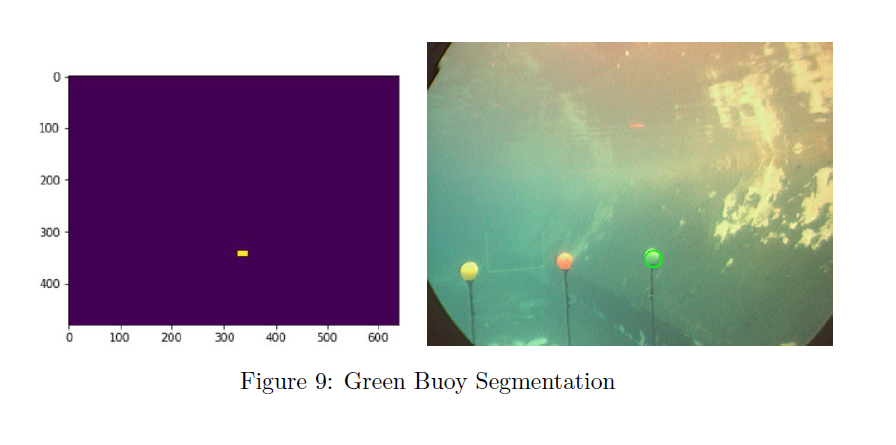
#> input picture Data/Sample.PNG, 896 x 445 px, given in place of detectbuoy.avi, which was not available
$ python yellowvideo.py
#> lines starting #> are read from the running program, lines starting #| are printed output that depends on the picture; after the words box and inside, x2 and y2 are one past the last pixel; in counts of white or black regions, pixels touching at a corner belong together; pictures that were not available may be replaced by others from this repository, and a replacement may not be noted
#!/usr/bin/env python3
# -*- coding: utf-8 -*-


import cv2
import numpy as np
from matplotlib import pyplot as plt
import os
import math

def gaussian(x, mu, sig):
    return ((1/(sig*math.sqrt(2*math.pi)))*np.exp(-np.power(x - mu, 2.) / (2 * np.power(sig, 2.))))

x=list(range(0, 256))

g1=gaussian(x,np.array([239.82]), np.array([2.53]))
g2=gaussian(x,np.array([221.93]), np.array([23.83]))
r2=gaussian(x, np.array([217.47]),np.array([29.43]))
r1=gaussian(x, np.array([230.01]),np.array([3.675]))
b1=gaussian(x, np.array([103.60]),np.array([18.64]))
b2=gaussian(x, np.array([164.96]),np.array([27.56]))

path=os.getcwd()+"/"+"detectbuoy.avi"
c=cv2.VideoCapture(path)
fourcc = cv2.VideoWriter_fourcc(*'MP4V')
out = cv2.VideoWriter('yellowDetection.mp4', fourcc, 15, (640, 480))

while (True):
    ret,image=c.read()
#> image is the input picture: shape (445, 896, 3); mean B, G, R 179.2, 174, 180.2
    if ret==False:
        break
    b,g,r=cv2.split(image)
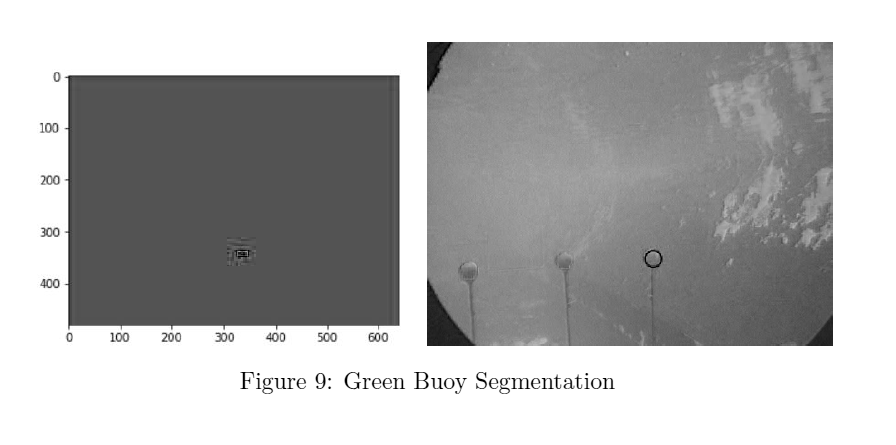
#> b: shape (445, 896); min 0, max 255, mean 179.2
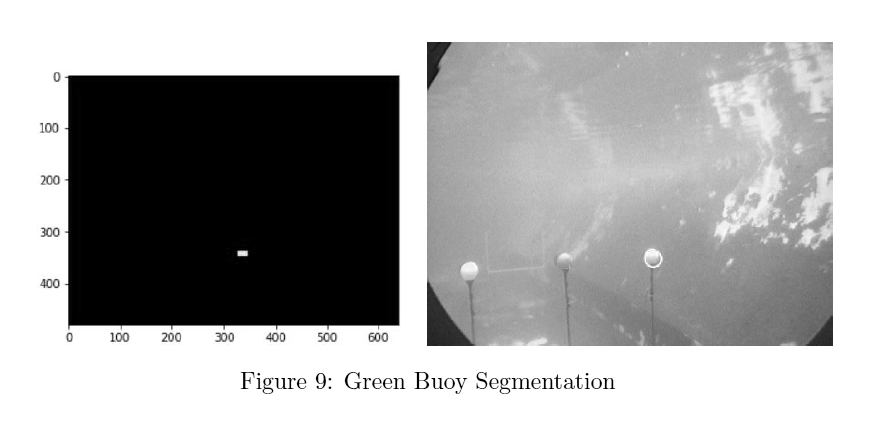
#> g: shape (445, 896); min 0, max 255, mean 174
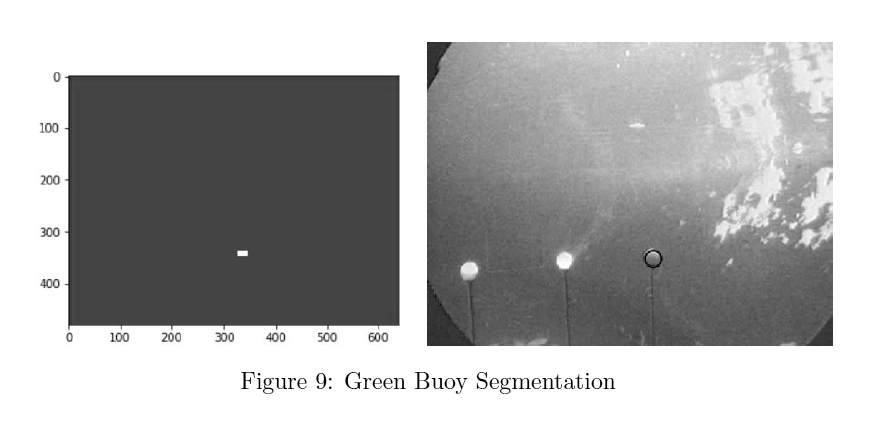
#> r: shape (445, 896); min 0, max 255, mean 180.2
    if ret == True:
        img_out3=np.zeros(g.shape, dtype = np.uint8)
        for index, v in np.ndenumerate(g):
                 av=int((int(v)+int(r[index]))/2)
                 if ( g1[v]>0.08) and (r1[r[index]] >0.04)  and (b1[b[index]]>0.01 ):
                            img_out3[index]=255
                 else:
                            img_out3[index]=0
#> this loop made 398720 passes
#> index on passes 1 to 3: (0, 0), (0, 1), (0, 2)
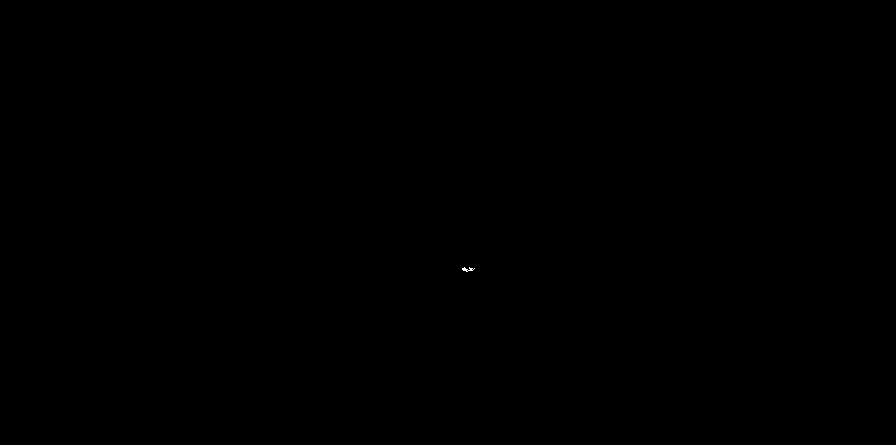
#> img_out3: shape (445, 896); 0.01% white in thin lines or dots, all inside (x1, y1, x2, y2) = (462, 267, 475, 272)
        ret, threshold3 = cv2.threshold(img_out3, 240, 255, cv2.THRESH_BINARY)
        kernel3 = np.ones((2,2),np.uint8)
        dilation3 = cv2.dilate(threshold3,kernel3,iterations =8)
#> dilation3: shape (445, 896); 0.06% white; 1 white region
        contours3, _= cv2.findContours(dilation3, cv2.RETR_LIST, cv2.CHAIN_APPROX_SIMPLE)
#> contours3 = 1 contour; box (x1, y1, x2, y2) and area: (462, 267, 483, 280) 222

        for contour in contours3:
            if cv2.contourArea(contour) > 50:
                (x,y),radius = cv2.minEnclosingCircle(contour)
                center = (int(x),int(y))
                radius = int(radius)
                # print(radius)
                if radius > 12:
                    cv2.circle(image,center,radius,(0,255,255),2)
#> this loop made 1 pass
#> (x, y, radius, center) on pass 1: (472, 272.5, 10, (472, 272))

        cv2.imshow("Threshold",dilation3)
        cv2.imshow('Yellow Ball Segmentation', image)
        cv2.imwrite('yellow.jpg', image)
        out.write(image)
        k = cv2.waitKey(1) & 0xff
#> (key Esc is pressed here)
        if k == 27:
            break      # wait for ESC key to exit
    else:
        break

c.release()
out.release()
cv2.destroyAllWindows()
